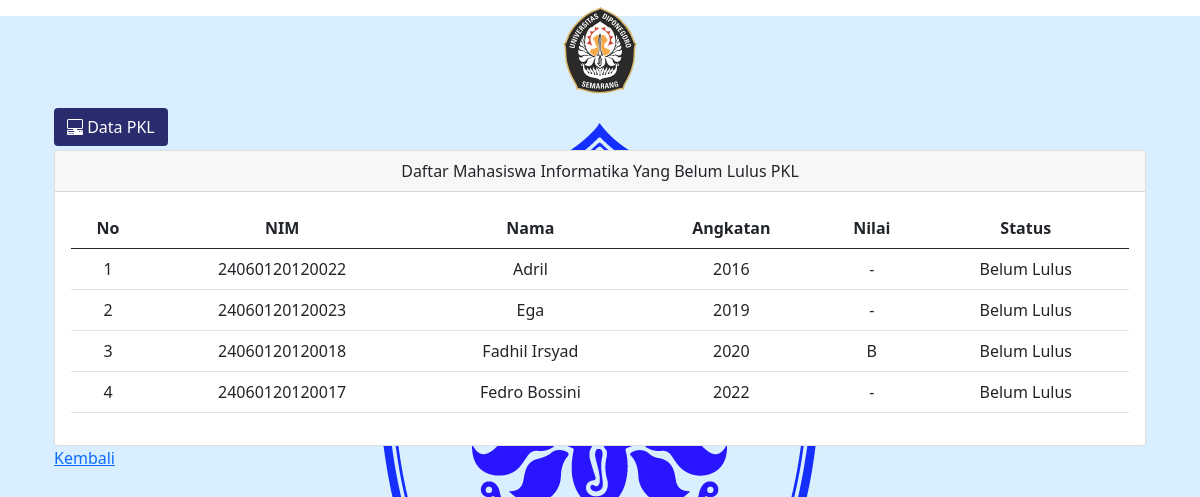
The page /Dosen/data_mhs_blm_lulus_pkl.php (signed in) on the database its author committed.
### tables this page shows
CREATE TABLE `mahasiswa` (
  `NIM` bigint(200) NOT NULL,
  `nama_mhs` varchar(50) NOT NULL,
  `no_hp_mhs` varchar(15) NOT NULL,
  `angkatan` varchar(4) NOT NULL,
  `jalur_masuk` varchar(10) NOT NULL,
  `email_mhs` varchar(50) NOT NULL,
  `password_mhs` varchar(20) NOT NULL,
  `alamat_mhs` varchar(100) NOT NULL,
  `status_mhs` varchar(15) NOT NULL
);

CREATE TABLE `pkl` (
  `nim_mhs` varchar(20) NOT NULL,
  `status_pkl` varchar(20) NOT NULL,
  `nilai_pkl` varchar(1) NOT NULL,
  `ba_pkl` varchar(102) NOT NULL
);

### Dosen/data_mhs_blm_lulus_pkl.php (the view, shortened to what this page needs)
<?php
require '../db_connect.php';
$result = mysqli_query($koneksi, "SELECT mahasiswa.NIM, mahasiswa.nama_mhs, mahasiswa.angkatan, pkl.nilai_pkl, pkl.status_pkl
FROM mahasiswa INNER JOIN pkl ON mahasiswa.NIM = pkl.nim_mhs WHERE pkl.status_pkl = 'Belum Lulus' ORDER BY mahasiswa.angkatan");
?>
<!DOCTYPE html>
<html lang="en">
<head>
    <link href="https://cdn.jsdelivr.net/npm/bootstrap@5.2.2/dist/css/bootstrap.min.css" rel="stylesheet">
    <link rel="stylesheet" href="https://stackpath.bootstrapcdn.com/bootstrap/5.0.0-alpha2/css/bootstrap.min.css">
</head>
<body>
    <div class="foto text-center">
        <img src="logoundip.png" alt="" class=" logo" width="100px">
    </div>
    <section class="p-1 my-container ">
        <div class="container m-p-0">
            <button class="btn my-1 font-weight-bold" id="menu-btn"> Data PKL
            </button>
            <div class="card ">
                <div class="card-header text-center font-weight-bold">Daftar Mahasiswa Informatika Yang Belum Lulus PKL</div>
                <div class="card-body">
                    <table class="table text-center">
                    <thead>
                            <tr>
                                <th scope="col">No</th>
                                <th scope="col">NIM</th>
                                <th scope="col">Nama</th>
                                <th scope="col">Angkatan</th>
                                <th scope="col">Nilai</th>
                                <th scope="col">Status</th>
                            </tr>
                        </thead>
                        <tbody>
                            <?php
                            $i = 1;
                            while ($row = $result->fetch_object()) {
                                echo '<tr>';
                                echo '<td>' . $i . '</td>';
                                echo '<td>' . $row->NIM . '</td>';
                                echo '<td>' . $row->nama_mhs . '</td>';
                                echo '<td>' . $row->angkatan . '</td>';
                                echo '<td>' . $row->nilai_pkl . '</td>';
                                echo '<td>' . $row->status_pkl . '</td>';
                                echo '</tr>';
                                $i++;
                            }
                            ?>
                        </tbody>
                    </table>
                </div>
            </div>
            <a href="datapkl.php">Kembali</a>
        </div>
    </section>
</body>
</html>

### Dosen/data_mhs_blm_lulus_pkl.php (style rules this page uses)
* { margin: 0; }
body { min-height: 100vh; background-image: url('dips.jpg'); background-repeat: no-repeat; background-attachment: fixed; background-position: center; }
.my-container { transition: 0.4s; }
#menu-btn { background-color: #292C6D; color: #fff; }

### rows shown on the page
mahasiswa: NIM "24060120120022", nama_mhs "Adril", angkatan "2016", pkl.nilai_pkl "-", pkl.status_pkl "Belum Lulus"
mahasiswa: NIM "24060120120023", nama_mhs "Ega", angkatan "2019", pkl.nilai_pkl "-", pkl.status_pkl "Belum Lulus"
mahasiswa: NIM "24060120120018", nama_mhs "Fadhil Irsyad", angkatan "2020", pkl.nilai_pkl "B", pkl.status_pkl "Belum Lulus"
mahasiswa: NIM "24060120120017", nama_mhs "Fedro Bossini", angkatan "2022", pkl.nilai_pkl "-", pkl.status_pkl "Belum Lulus"
